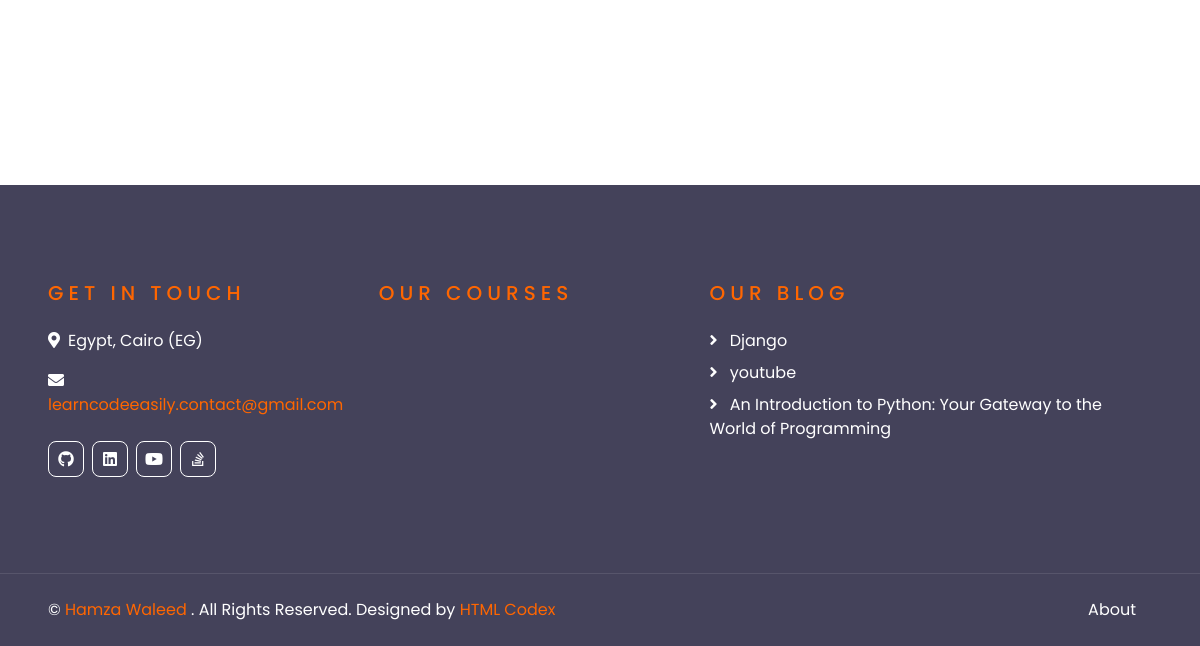
The page /blog/show/5/ (lower part) on the database as committed earlier.
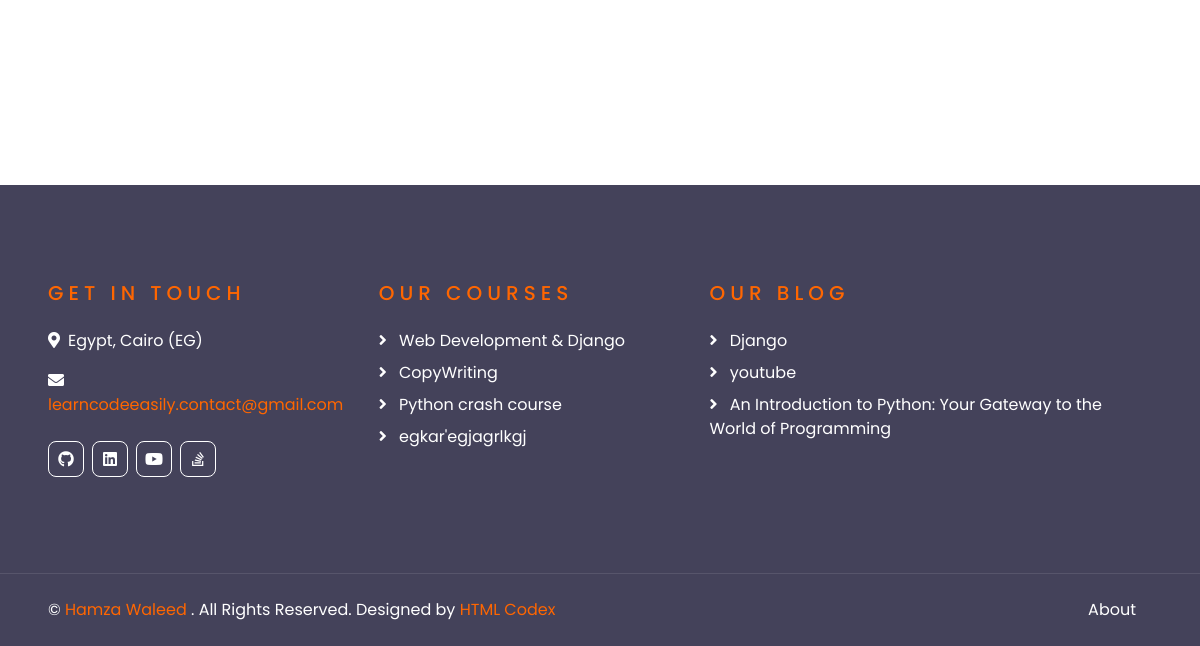
The same page on the database as committed later.
### academy_courses/models.py (models this page shows, shortened)
class Urls(models.Model):
    title = models.CharField(max_length=30, default="My Urls")
    icon = models.CharField(
        default='Select an icon',
        choices=SOCIAL_MEDIA_ICONS,
        max_length=100
    )
    url = models.URLField()

class Course(models.Model):
    name = models.CharField(max_length=50)
    description = models.TextField(max_length=5000)
    price = models.FloatField()
    hour = models.IntegerField()
    min = models.IntegerField()
    image = models.ImageField()
    created_at = models.DateTimeField(auto_now_add=True)
    updated_at = models.DateTimeField(auto_now=True)

### academy_blog/models.py (models this page shows, shortened)
class Article(models.Model):
    cover_image = models.ImageField()
    category = models.ForeignKey(Category, on_delete=models.PROTECT)
    title = models.CharField(max_length=100)
    subject = HTMLField(max_length=10000)
    created_at = models.DateTimeField(auto_now_add=True)
    updated_at = models.DateTimeField(auto_now=True)

### academy_blog/views.py (the view)
# urls.py: path('show/<int:pk>/', views.ArticleDetailView.as_view(), name='article_detail'),
class ArticleDetailView(DetailView):
    model = Article
    context_object_name = 'art'
    template_name = 'single.html'

### academy_courses/custom_context_proccessor.py (called while the page is built)
def slider_footer(request):
    course = Course.objects.all()[:20]
    opinion = Opinion.objects.all()
    url = Urls.objects.all()
    article = Article.objects.all()[:20]
    return {
        'courses': course,
        'opinions': opinion,
        'urls': url,
        'arts': article
    }

def category(request):
    cat = Category.objects.all()
    latest_article = Article.objects.order_by('-created_at')[:10]
    return {
        'cats': cat,
        'la_ar': latest_article,
    }

### academy_blog/templates/single.html (shortened to what this page needs)
{% extends 'base.html' %}
{% load i18n %}
{% block content %}
    <body>
        <div class="container-fluid py-5">
            <div class="container py-5">
            </div>
        </div>
    </body>
{% endblock content %}

### academy_courses/templates/partials/footer.html
{% load i18n %}
<div class="container-fluid bg-dark text-white py-5 px-sm-3 px-lg-5" style="margin-top: 90px;">
    <div class="row pt-5">
        <div class="col-lg-7 col-md-12">
            <div class="row">
                <div class="col-md-6 mb-5">
                    <h5 class="text-primary text-uppercase mb-4" style="letter-spacing: 5px;">{% trans 'Get In Touch' %}</h5>
                    <p><i class="fa fa-map-marker-alt mr-2"></i>{% trans 'Egypt, Cairo (EG)' %}</p>
                    <p><i class="fa fa-envelope mr-2"></i><a href="javascript:openmail();">learncodeeasily.contact@gmail.com</a></p>
                    <div class="d-flex justify-content-start mt-4">
                        {% for url in urls %}
                            <a class="btn btn-outline-light btn-square mr-2" href="{{ url.url }}"><i class="fab {{ url.icon }}"></i></a>
                        {% endfor %}
                    </div>
                </div>
                <div class="col-md-6 mb-5">
                    <h5 class="text-primary text-uppercase mb-4" style="letter-spacing: 5px;">{% trans 'Our Courses' %}</h5>
                    <div class="d-flex flex-column justify-content-start">
                        {% for course in courses %}
                            <a class="text-white mb-2" href="{% url 'course_list' course.id %}"><i class="fa fa-angle-right mr-2"></i> {{ course.name }} </a>
                        {% endfor %}
                    </div>
                </div>
            </div>
        </div>
        <div class="col-lg-5 col-md-12 mb-5">
            <h5 class="text-primary text-uppercase mb-4" style="letter-spacing: 5px;">{% trans 'Our Blog' %}</h5>
            <div class="d-flex flex-column justify-content-start">
                {% for art in arts %}
                    <a class="text-white mb-2" href="{% url 'article_view' art.id %}"><i class="fa fa-angle-right mr-2"></i> {{ art.title }} </a>
                {% endfor %}
            </div>
        </div>
    </div>
</div>
<div class="container-fluid bg-dark text-white border-top py-4 px-sm-3 px-md-5" style="border-color: rgba(256, 256, 256, .1) !important;">
    <div class="row">
        <div class="col-lg-6 text-center text-md-left mb-3 mb-md-0">
            <p class="m-0 text-white">&copy; <a href="/">{% trans 'Hamza Waleed' %}</a> {% trans '. All Rights Reserved. Designed by' %}<a href="https://htmlcodex.com"> HTML Codex</a>
            </p>
        </div>
        <div class="col-lg-6 text-center text-md-right">
            <ul class="nav d-inline-flex">
                <li class="nav-item">
                    <a class="nav-link text-white py-0" href="{% url 'about' %}">{% trans 'About' %}</a>
                </li>
            </ul>
        </div>
    </div>
</div>

Rows that differ between the two databases and show on the page:
now on this page (row edited): Course: name "Web Development & Django"
now on this page (row edited): Course: name "CopyWriting"
added Course: name "Python crash course"
added Course: name "egkar'egjagrlkgj"
